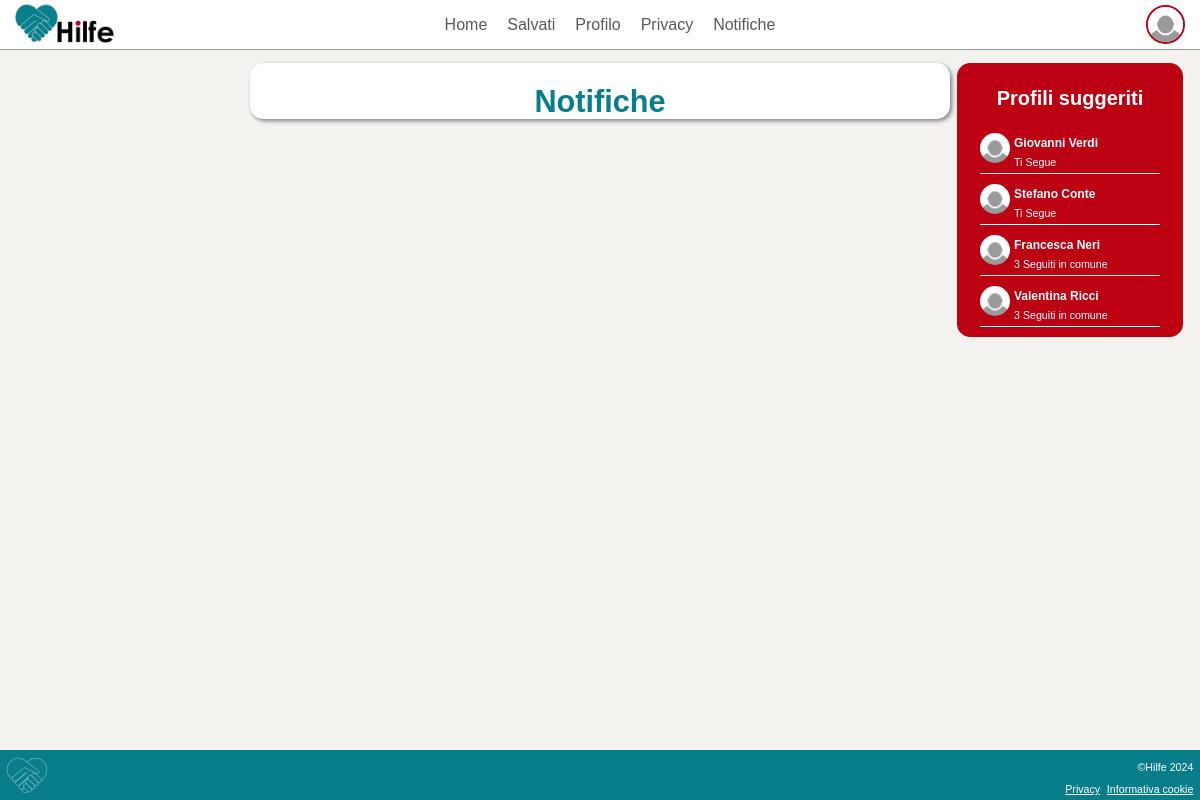
Screenshot of /website/notifications.php (signed in) with the database file from the repository.
### tables this page shows
CREATE TABLE IF NOT EXISTS `Seguiti` (
  `idSeguace` INT NOT NULL,
  `idSeguito` INT NOT NULL,
  PRIMARY KEY (`idSeguace`, `idSeguito`),
  INDEX `fk_Seguiti_User2_idx` (`idSeguito` ASC) ,
  CONSTRAINT `fk_Seguiti_User1`
    FOREIGN KEY (`idSeguace`)
    REFERENCES `User` (`idUser`)
    ON DELETE NO ACTION
    ON UPDATE NO ACTION,
  CONSTRAINT `fk_Seguiti_User2`
    FOREIGN KEY (`idSeguito`)
    REFERENCES `User` (`idUser`)
    ON DELETE NO ACTION
    ON UPDATE NO ACTION);

CREATE TABLE IF NOT EXISTS `User` (
  `idUser` INT NOT NULL,
  `Name` VARCHAR(45) NULL,
  `Surname` VARCHAR(45) NULL,
  `PhoneNumber` VARCHAR(45) NULL,
  `Email` VARCHAR(45) NOT NULL,
  `Salt` VARCHAR(100) NULL,
  `Password` VARCHAR(500) NULL,
  `Bio` VARCHAR(45) NULL,
  `Birthday` DATE NULL,
  `PubKey` VARCHAR(45) NULL,
  `FotoProfilo` VARCHAR(100) NULL,
  `Username` VARCHAR(45) NOT NULL,
  `Address` VARCHAR(500) NULL,
  `AddressLat` DECIMAL(14,10) NULL,
  `AddressLong` DECIMAL(14,10) NULL,
  PRIMARY KEY (`idUser`),
  UNIQUE INDEX `Username_UNIQUE` (`Username` ASC) ,
  UNIQUE INDEX `Email_UNIQUE` (`Email` ASC) );

### website/notifications.php (called while the page is built, shortened)
<?php
require 'template/base.php';
?>

### website/db/databaseMySql.php (called while the page is built, shortened)
<?php
class DatabaseHelperMySql implements DatabaseHelper
{
    private $db;
    public function __construct($servername, $username, $password, $dbname)
    {
        $this->db = new mysqli($servername, $username, $password, $dbname);
    }
    private function getPicFromId($id)
    {
        $stmt = $this->db->prepare("SELECT FotoProfilo FROM User WHERE idUser = ?");
        $stmt->bind_param('i', $id);
        $stmt->execute();
        $result = $stmt->get_result();
        $lines = $result->fetch_all(MYSQLI_ASSOC);
        if (count($lines) == 0 || $lines[0]["FotoProfilo"] == null) {
            return DEFAULT_PIC_PATH . DEFAULT_PIC;
        } else {
            return DEFAULT_PIC_PATH . $lines[0]["FotoProfilo"];
        }
    }
    public function getProfilePic($id)
    {
        return $this->getPicFromId($id);
    }
    public function getSuggestedUsers($n)
    {
        $suggestedUsers = [];
        if (isLogged()) {
            $stmt = $this->db->prepare("SELECT * FROM User, Seguiti WHERE idUser NOT IN (SELECT idSeguito FROM User, Seguiti WHERE idSeguace = ?) AND idSeguito = ? AND idSeguace=idUser LIMIT ?");
            $stmt->bind_param('iii', $_SESSION["idUser"], $_SESSION["idUser"], $n);
            $stmt->execute();
            $result = $stmt->get_result();
            $entries = $result->fetch_all(MYSQLI_ASSOC);
            foreach ($entries as $key => $entry) {
                $entries[$key]["seguace"] = 1;
            }
            $suggestedUsers = array_merge($suggestedUsers, $entries);
            if (count($suggestedUsers) < $n) {
                $selectedUserIdsString = implode(',', array_fill(0, count($suggestedUsers), '?'));
                $notInClause = empty($selectedUserIdsString) ? '' : "AND u.idUser NOT IN ($selectedUserIdsString)";
                $stmt = $this->db->prepare("
                    SELECT u.idUser, u.Name, u.Surname, COUNT(s1.idSeguito) AS NumSeguitiInComune
                    FROM User u
                    JOIN Seguiti s1 ON u.idUser = s1.idSeguito
                    JOIN Seguiti s2 ON s1.idSeguito = s2.idSeguace AND s2.idSeguito IN (SELECT idSeguito FROM Seguiti WHERE idSeguace = ?)
                    WHERE u.idUser <> ?
                    AND u.idUser NOT IN (SELECT idSeguito FROM Seguiti WHERE idSeguace = ?)
                    " . $notInClause . "
                    GROUP BY u.idUser, u.Name, u.Surname
                    ORDER BY NumSeguitiInComune DESC
                    LIMIT ?");
                $limitValue = $n - count($suggestedUsers);
                $params = array_merge([$_SESSION["idUser"], $_SESSION["idUser"], $_SESSION["idUser"]], array_column($suggestedUsers, 'idUser'));
                $params = array_merge($params, [$limitValue]);
                $types = 'iii' . str_repeat('s', count($suggestedUsers)) . 'i';
                $stmt->bind_param($types, ...$params);
                $stmt->execute();
                $result = $stmt->get_result();
                $suggestedUsers = array_merge($suggestedUsers, $result->fetch_all(MYSQLI_ASSOC));
            }
            return $suggestedUsers;
        }
    }
}
$dbh = new DatabaseHelperMySql("localhost", "root", "", "HilfeDb", 3306);

### website/template/profilePreview.php (the view, shortened to what this page needs)
<a href="profiloUtente.php/<?php echo $user["idUser"] ?>" class="infoUser">
            <img src="../<?php echo $dbh->getProfilePic($user["idUser"]);?>" alt="immagine profilo di <?php echo $user["Name"] ?> <?php echo $user["Surname"] ?>">
            <div class="profile">
                <span><?php echo $user["Name"] ?> <?php echo $user["Surname"] ?></span>
                <p class="amici"><?php
                if(isset($user["seguace"])){ echo "Ti Segue";}
                if(isset($user["NumSeguitiInComune"])){ echo $user["NumSeguitiInComune"]." Seguiti in comune";}
                ?></p>
            </div>
        </a>

### website/template/suggestions.php
<aside class="rightAside">
    <h2>Profili suggeriti</h2>
    <?php foreach ($dbh->getSuggestedUsers(START_SUGGESTED_USERS) as $user) : ?>
        <?php require 'profilePreview.php'; ?>
    <?php endforeach; ?>
</aside>

### css/style.css (style rules this page uses)
:root { --hilfeGrey: #595959; --hilfeRed: #bb0112; --hilfeBlue: #087e8b; }
body { font-family: "Helvetica"; margin: 1pt; display: flex; flex-direction: column; min-height: 100dvh; margin: 0; padding: 0; background-color: #f4f2ee; }

### css/styleLayoutDesktop.css (style rules this page uses)
h2 { font-size: 15pt; font-weight: bold; color: white; padding: 5pt; }
.rightAside { display: none; }
@media screen and (min-width: 768px) { .rightAside, .leftAside { width: 20%; max-width: 200px; display: flex; flex-direction: column; justify-content: center; align-items: center; background-color: var(--hilfeRed); border-radius: 10pt; margin-left: 5pt; vertical-align: top; padding: 0 10pt; height: fit-content; } }
@media screen and (min-width: 768px) { .infoUser { width:90%; display: flex; margin-bottom: 10px; border-bottom: 1px solid white; text-decoration: none; color: white; } }
@media screen and (min-width: 768px) { .infoUser p { margin: 5px 0; } }
@media screen and (min-width: 768px) { .infoUser img { width: 30px; height:30px; border-radius: 50%; float:left; margin-right: 3pt; } }
@media screen and (min-width: 768px) { .profile { display:inline-block; } }
@media screen and (min-width: 768px) { .profile span { width:100%; text-decoration: none; color:white; font-size: 9pt; margin-top: 2pt; font-weight: bold; } }
@media screen and (min-width: 768px) { .profile p { color:white; width: 100%; } }
@media screen and (min-width: 768px) { .amici { font-size: 8pt; } }
@media screen and (min-width: 768px) { aside a { float: left; } }

### rows the page displays
seguiti: idSeguace.Name "Giovanni", idSeguace.Surname "Verdi", shows "Ti Segue"
seguiti: idSeguace.Name "Stefano", idSeguace.Surname "Conte", shows "Ti Segue"
user: Name "Francesca", Surname "Neri", NumSeguitiInComune "3"
user: Name "Valentina", Surname "Ricci", NumSeguitiInComune "3"
